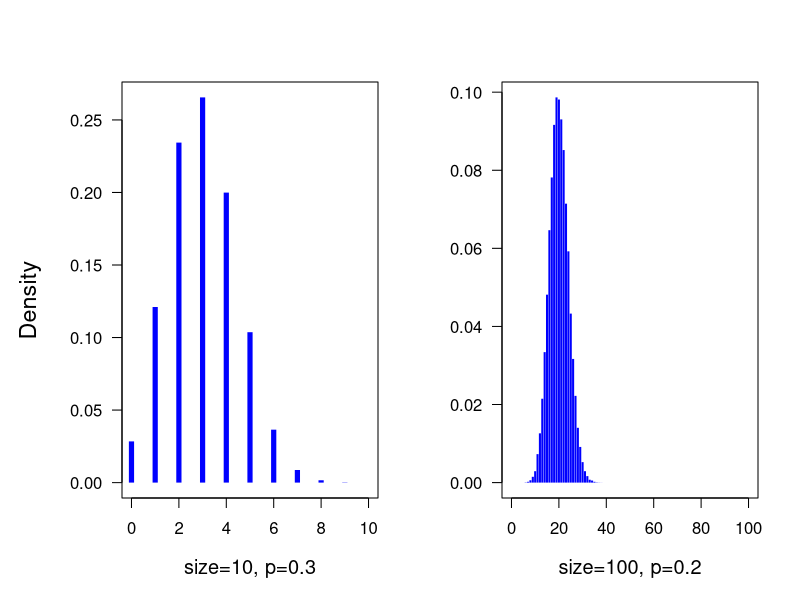
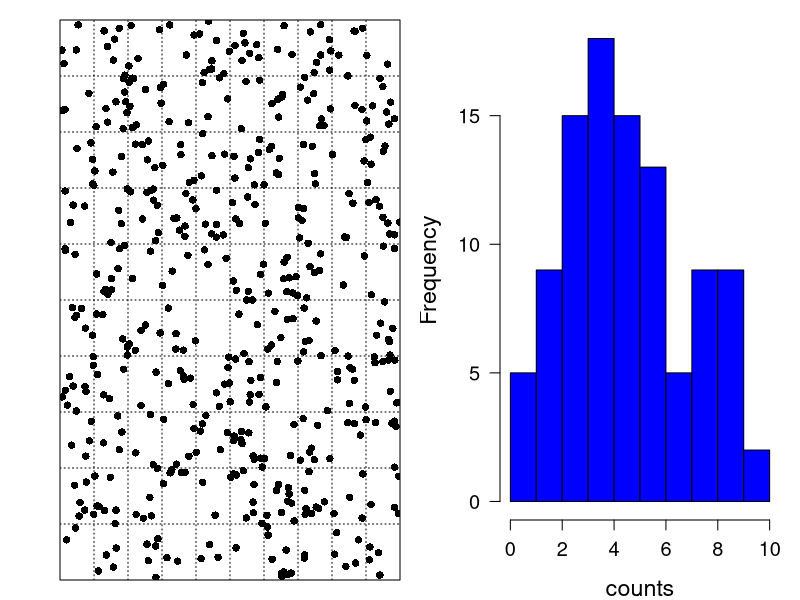
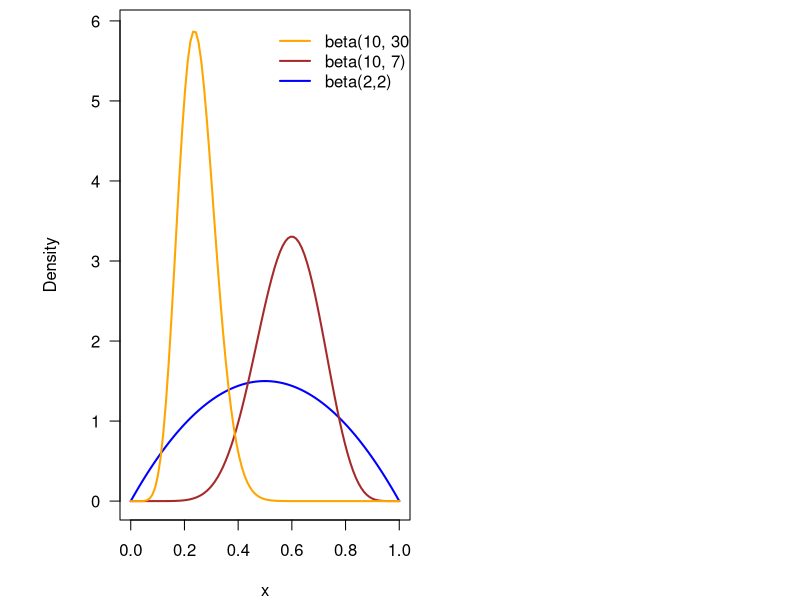

Here is the R script that generated these plots, in order: (Note: this script raises an error after producing the figures.)
## ---- chunk 1
randombinom <- rbinom(100000, size=10, prob=0.3)
histrandombin <- hist(randombinom, breaks=seq(-0.5, 10.5, by=1), plot=FALSE)
par(mfrow=c(1,2), oma=c(0, 2, 0,0))
plot(histrandombin$mids, histrandombin$density, type="h",  lwd=5,col="blue", las=1, xlim=c(0, 10), cex.lab=1.2, cex.axis=1,
  xlab="size=10, p=0.3", lend="butt", ylab="")

randombinom <- rbinom(100000, size=100, prob=0.2)
histrandombin <- hist(randombinom, breaks=seq(-0.5, 100+0.5,by=1), plot=FALSE)
plot(histrandombin$mids, histrandombin$density, type="h", lwd=2, col="blue", las=1, xlim=c(0, 100), cex.lab=1.2, cex.axis=1,
  xlab="size=100, p=0.2", lend="butt", ylab="")
mtext("Density", 2,outer=TRUE, cex=1.4)

## ---- chunk 2
set.seed(1338)
n <- 500         # simulate 500 raindrops
x <- runif(n)    # they fall at some random point (x,y) in space
y <- runif(n)

par(mfrow=c(1,2))

par(mar=c(1,1,1,1))
plot(c(0,1), c(0,1), type="n", xaxs="i", yaxs="i", xlab="", ylab="", axes=F)
box()
points(x,y, pch=16)

# add a grid
grid(10, 10, col=1)

# number of points per grid-cell
xcell <- cut(x, breaks=seq(0,1, by=0.1))
ycell <- cut(y, breaks=seq(0,1, by=0.1))
counts <- as.numeric(table(xcell, ycell))

par(mar=c(4,4,1,1))
hist(counts, col="blue", cex.lab=1.4, las=1, cex.axis=1.2, main="")
## ---- chunk 3
x <- seq(0,1, length=100)
y1 <- dbeta(x, 2,2)
y2 <- dbeta(x, 10,7)
y3 <- dbeta(x, 10, 30)
par(mar=c(4,4,0.5,0.5))
plot(x, y1, ylim=c(0, 5.9), xlab="x", ylab="Density", las=1, lwd=2, col="blue",
     type="l")
lines(x,y2, lwd=2, col="brown")
lines(x,y3, lwd=2, col="orange")
legend(0.5, 6, lwd=2, col=c("orange", "brown", "blue"), 
       legend=c("beta(10, 30)", "beta(10, 7)", "beta(2,2)"), bty="n")

## ---- chunk 4
x <- seq(-3, 3, length=100)
y <- dnorm(x) # density function of a standard normal distribution
dat <- tibble(x=x,y=y)
par(mar=c(4,4,0.5,0.5))
plot(x,y, type="l", lwd=2, col="#d95f0e", las=1, ylab="normal density of x")
segments(0, dnorm(1), 1, dnorm(1), lwd=2)
segments(0, dnorm(0), 0, 0)
text(0.5, 0.2, expression(sigma))
## ---- chunk 5
par(mar=c(4.5,4.5,1,1))
x <- seq(0, 5, length=100)
y <- df(x, 5,5)
plot(x, y, type="l", lwd=2, las=1, xlab="F-value", ylab="Density", main="", ylim=c(0,1))
text(3, 0.4, "df1=5, df2=5", adj=c(0,0))
text(3, 0.3, "df1=2, df2=10", adj=c(0,0), col="blue")
text(3, 0.2, "df1=20, df2=20", adj=c(0,0), col="orange")

y <- df(x, 2,10)
lines(x,y, lwd=2, col="blue")
y <- df(x, 20, 20)
lines(x,y, lwd=2, col="orange")
